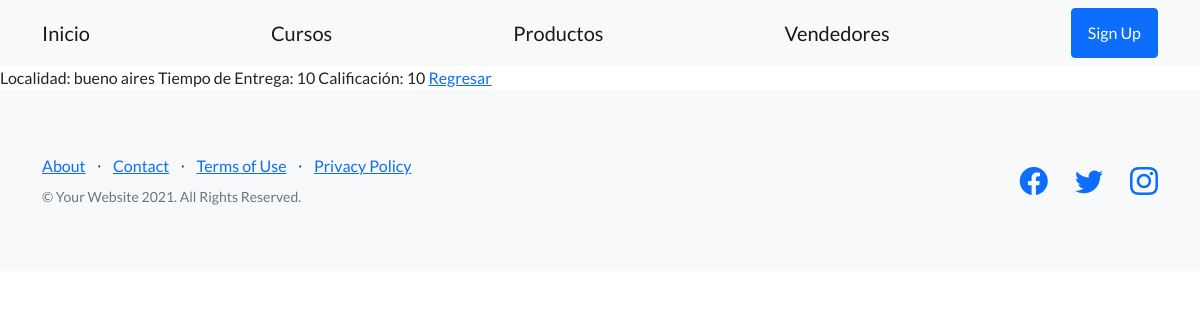
/AppCoder/vendedores/detail/6, run on the app's committed database.
### AppCoder/models.py (models this page shows)
class Vendedores(models.Model):
    localidad=models.CharField(max_length=40)
    tiempo_de_entrega=models.IntegerField()
    calificacion=models.IntegerField()

### AppCoder/views.py (the view)
# urls.py: path('vendedores/detail/<pk>', views.vendedoresDetail.as_view(),name='Detail'),
class vendedoresDetail (DetailView):
    model = Vendedores
    template = 'AppCoder/vendedores_detail.html'

### AppCoder/templates/AppCoder/vendedores_detail.html
{% extends "AppCoder/padre.html" %}
{% load static %}{
{% block contenidoQueCambia %}
Localidad: {{vendedores.localidad}}
Tiempo de Entrega: {{vendedores.tiempo_de_entrega}}
Calificación: {{vendedores.calificacion}}
<a href="{%url 'List'%}">Regresar </a>
{% endblock %}

### data on the page
Vendedores: localidad "bueno aires", tiempo_de_entrega "10", calificacion "10"
